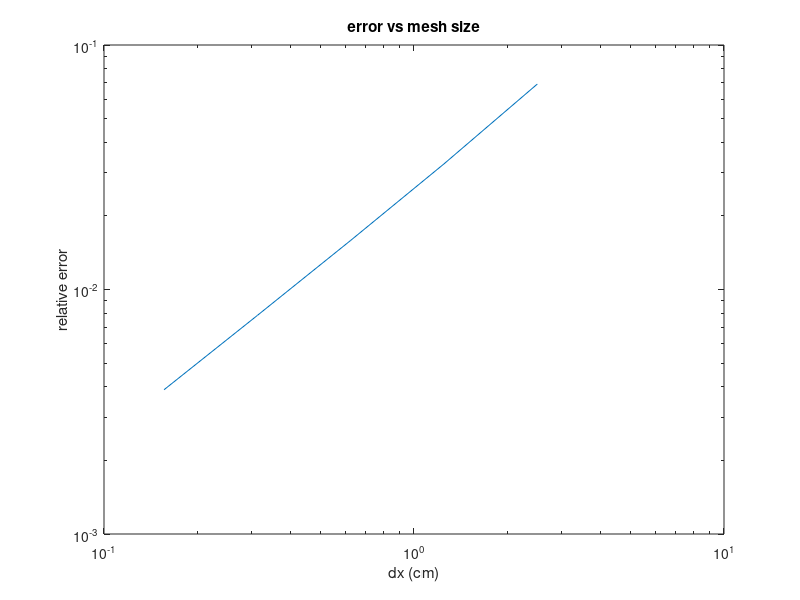

This chart was generated by the following MATLAB code: (Note: this script raises an error after producing the figure.)
k=0;
n_dx_er_Ia = zeros(1,4);
for n = [4,8,16,32,64]
    k=k+1;
    a = 10;
    delx = a/n;
    S = 1000*ones(n+1,1);
    sigma = 0.1*ones(n+1,1);
    I = zeros(n+1,1);
    I(1)= 1000;
    
    anI = S(1)/sigma(1) + (I(1) -S(1)/sigma(1))*exp(-sigma(1)*a); 
    for i = 1:n
        
    I(i+1) = I(i) + delx * (S(i) - sigma(i)*I(i));
    
    end
    err = abs(I(n+1) - anI)/anI; 
    n_dx_er_Ia(k,:) = [n, delx, err, I(n+1)];
    
    disp(['for n = ',num2str(n),', beam exiting intensity I(a)=',num2str(I(n+1)),'n/cm2s'])

end
figure(1)
loglog(n_dx_er_Ia(:,2),n_dx_er_Ia(:,3))
m = polyfit(n_dx_er_Ia(:,2),n_dx_er_Ia(:,3),1);
title("error vs mesh size")
xlabel('dx (cm)')
ylabel('relative error')
legend(["slope = "+num2str(m(1))])
